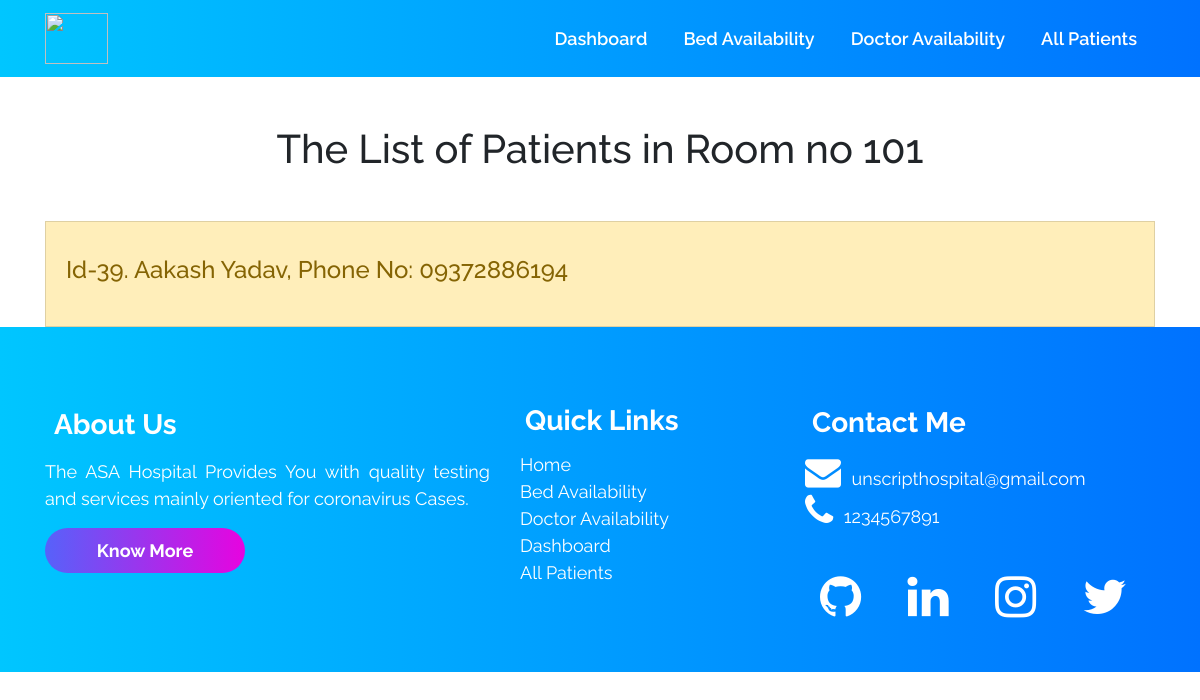
The app's page /bed-for-patient/43/ with its own data.
### accounts/models.py (models this page shows, shortened)
class Patient (models.Model):
    patient_id = models.AutoField(primary_key=True)
    name = models.CharField(max_length=100)
    age = models.IntegerField()
    GENDERS = (
        (u'M', u'Male'),
        (u'F', u'Female'),
        (u'T', u'Transgender'),
        (u'O', u'Others'),
    )
    gender = models.CharField(max_length=2, null=True,
                              choices=GENDERS, default='M')
    phone = models.CharField(max_length=13)
    address = models.TextField(max_length=100)
    email_id = models.EmailField(max_length=254)
    date_admitted = models.DateField(auto_now=False, auto_now_add=False)
    oxygen_level = models.IntegerField(default=90)
    temperature = models.IntegerField(default=97)
    decreased = models.BooleanField(default=False)
    recovered = models.BooleanField(default=False)
    doctor = models.ForeignKey(Doctor, on_delete=models.CASCADE, default="")
    covid_test_result = models.ForeignKey(
        Result, on_delete=models.CASCADE, default="")
    room_no_and_bed_no = models.ForeignKey(
        Room, on_delete=models.CASCADE, default="")

class Room (models.Model):
    floor_no = models.IntegerField(default=0)
    room_no = models.CharField(default="", max_length=500)
    ventilator = models.BooleanField(default=False)
    occupied = models.BooleanField(default=False)
    def __str__(self):
        return self.room_no

### accounts/views.py (the view)
def bedforpatient(request, bedno):
    print(bedno)
    print(type(bedno))
    patients = Patient.objects.filter(room_no_and_bed_no=bedno)
    try:
        empty = False
        context = {
            'patients': patients,
            'first_patient': patients[0],
            'empty': empty,
        }
    except:
        empty = True
        context = {
            'patients': patients,
            'empty': empty,
        }
    return render(request, 'patientsfrombedavailability.html', context)

### templates/patientsfrombedavailability.html (shortened to what this page needs)
{% extends 'innerbase.html' %}
{% load static %}
{% block body %}
{% if empty %}
<div class="container">
    <h1 class="text-center m-5">
        There are no Patients in this Room
    </h1>
    <div class="text-center">
        <a href="/bedavailability/">
            <button class="btn btn-info">
                <h3>Return to Bed Availability</h3>
            </button>
        </a>
    </div>
</div>
{% else %}
<div class="container">
    <h1 class="text-center m-5">The List of Patients in Room no
        {{first_patient.room_no_and_bed_no}}
    </h1>
    <ul class="list-group">
        {% for patient in patients %}
        <a href="/patients/{{patient.patient_id}}" style="text-decoration: none;">
            <li
                class="list-group-item list-group-item-action {% if patient.room_no_and_bed_no.occupied %} list-group-item-warning  {% endif %} {% if patient.room_no_and_bed_no.ventilator %} list-group-item-danger {% endif %}">
                <h4>Id-{{patient.patient_id}}. {{patient.name}}, Phone No: {{patient.phone}}</h4>
            </li>
        </a>
        {% endfor %}
    </ul>
</div>
{% endif %}
{% endblock %}

### static/css/base.css (style rules this page uses)
* { margin: 0; padding: 0; font-family: "Raleway", sans-serif; scroll-behavior: smooth; }
h4 { padding: 2% 0% 2% 0%; }

### records on screen
Patient: room_no_and_bed_no "101", patient_id "39", name "Aakash Yadav", phone "09372886194"
